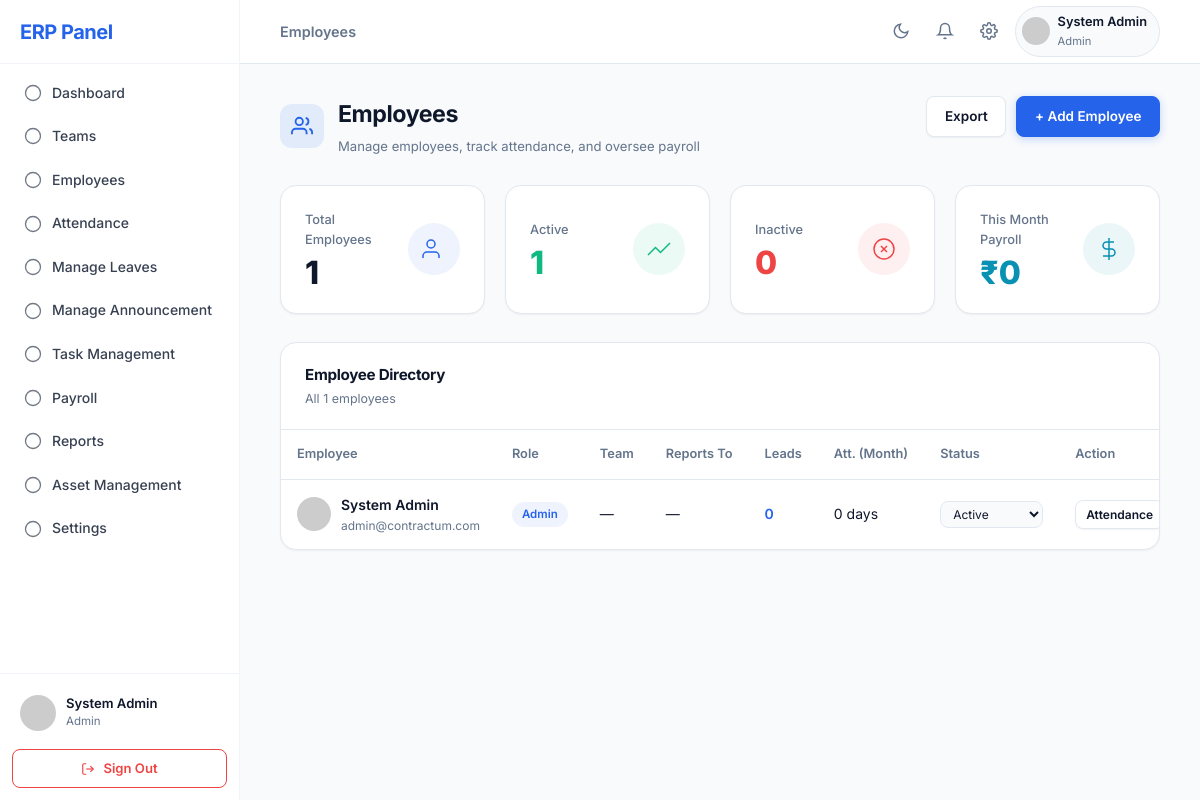
/modules/hr/employees.php (signed in), run on the app's committed database.
### tables this page shows
CREATE TABLE IF NOT EXISTS users (
    id INT AUTO_INCREMENT PRIMARY KEY,
    name VARCHAR(100) NOT NULL,
    email VARCHAR(100) NOT NULL UNIQUE,
    password VARCHAR(255) NOT NULL,
    role_id INT,
    team_id INT,
    manager_id INT,
    department_id INT,
    status ENUM('active', 'inactive', 'suspended') DEFAULT 'active',
    kyc_status ENUM('pending', 'verified', 'rejected') DEFAULT 'pending',
    phone VARCHAR(20) NULL,
    base_salary DECIMAL(15, 2) DEFAULT 0.00,
    wallet_balance DECIMAL(15, 2) DEFAULT 0.00,
    created_at TIMESTAMP DEFAULT CURRENT_TIMESTAMP,
    FOREIGN KEY (role_id) REFERENCES roles(id),
    FOREIGN KEY (team_id) REFERENCES teams(id),
    FOREIGN KEY (department_id) REFERENCES departments(id)
);

CREATE TABLE IF NOT EXISTS roles (
    id INT AUTO_INCREMENT PRIMARY KEY,
    role_name VARCHAR(50) NOT NULL UNIQUE,
    permissions JSON
);

### modules/hr/employees.php (the view, shortened to what this page needs)
<?php
include_once '../../includes/header.php';
$employees = $pdo->query("
    SELECT u.*, r.role_name, t.team_name, m.name as manager_name,
           (SELECT COUNT(*) FROM form_responses WHERE agent_id = u.id) as lead_count,
           (SELECT COUNT(*) FROM attendance WHERE user_id = u.id AND MONTH(attendance_date)=MONTH(NOW())) as att_count
    FROM users u
    LEFT JOIN roles r ON u.role_id = r.id
    LEFT JOIN teams t ON u.team_id = t.id
    LEFT JOIN users m ON u.manager_id = m.id
    ORDER BY u.created_at DESC
")->fetchAll();
$total_active   = $pdo->query("SELECT COUNT(*) FROM users WHERE status='active'")->fetchColumn();
$total_inactive = $pdo->query("SELECT COUNT(*) FROM users WHERE status='inactive'")->fetchColumn();
$total_payroll  = $pdo->query("SELECT SUM(net_payable) FROM payroll WHERE month=MONTH(NOW()) AND year=YEAR(NOW())")->fetchColumn() ?: 0;
?>
<div class="page-header">
    <div class="page-header-left">
        <div class="page-header-icon" style="background:rgba(37,99,235,0.1);color:var(--primary);">
            <svg width="22" height="22" fill="none" stroke="currentColor" stroke-width="2" viewBox="0 0 24 24">
                <path d="M17 21v-2a4 4 0 0 0-4-4H5a4 4 0 0 0-4 4v2"></path><circle cx="9" cy="7" r="4"></circle>
                <path d="M23 21v-2a4 4 0 0 0-3-3.87"></path><path d="M16 3.13a4 4 0 0 1 0 7.75"></path>
            </svg>
        </div>
        <div>
            <h1>Employees</h1>
            <p>Manage employees, track attendance, and oversee payroll</p>
        </div>
    </div>
    <div class="page-header-actions">
        <a href="<?php echo BASE_URL; ?>modules/hr/export.php" class="btn">Export</a>
        <a href="<?php echo BASE_URL; ?>modules/team/users.php" class="btn btn-primary">+ Add Employee</a>
    </div>
</div>
<div class="stats-grid" style="grid-template-columns:repeat(4,1fr);">
    <div class="stat-card glass-card">
        <div class="stat-card-text"><div class="stat-label">Total Employees</div><div class="stat-value"><?php echo count($employees); ?></div></div>
        <div class="stat-card-icon" style="background:rgba(37,99,235,0.08);color:var(--primary);">
            <svg fill="none" stroke="currentColor" stroke-width="1.5" viewBox="0 0 24 24"><path d="M17 21v-2a4 4 0 0 0-4-4H5a4 4 0 0 0-4 4v2"></path><circle cx="9" cy="7" r="4"></circle></svg>
        </div>
    </div>
    <div class="stat-card glass-card">
        <div class="stat-card-text"><div class="stat-label">Active</div><div class="stat-value" style="color:var(--success);"><?php echo $total_active; ?></div></div>
        <div class="stat-card-icon" style="background:rgba(16,185,129,0.08);color:var(--success);">
            <svg fill="none" stroke="currentColor" stroke-width="1.5" viewBox="0 0 24 24"><polyline points="23 6 13.5 15.5 8.5 10.5 1 18"></polyline></svg>
        </div>
    </div>
    <div class="stat-card glass-card">
        <div class="stat-card-text"><div class="stat-label">Inactive</div><div class="stat-value" style="color:var(--danger);"><?php echo $total_inactive; ?></div></div>
        <div class="stat-card-icon" style="background:rgba(239,68,68,0.08);color:var(--danger);">
            <svg fill="none" stroke="currentColor" stroke-width="1.5" viewBox="0 0 24 24"><circle cx="12" cy="12" r="10"></circle><line x1="15" y1="9" x2="9" y2="15"></line><line x1="9" y1="9" x2="15" y2="15"></line></svg>
        </div>
    </div>
    <div class="stat-card glass-card">
        <div class="stat-card-text"><div class="stat-label">This Month Payroll</div><div class="stat-value" style="color:var(--accent);">₹<?php echo number_format($total_payroll,0); ?></div></div>
        <div class="stat-card-icon" style="background:rgba(8,145,178,0.08);color:var(--accent);">
            <svg fill="none" stroke="currentColor" stroke-width="1.5" viewBox="0 0 24 24"><line x1="12" y1="1" x2="12" y2="23"></line><path d="M17 5H9.5a3.5 3.5 0 0 0 0 7h5a3.5 3.5 0 0 1 0 7H6"></path></svg>
        </div>
    </div>
</div>
<div class="glass-card table-card" style="margin-top:1.5rem;">
    <div class="table-header">
        <div>
            <h3 style="font-size:0.95rem;font-weight:700;">Employee Directory</h3>
            <p style="font-size:0.78rem;color:var(--text-muted);margin-top:2px;">All <?php echo count($employees); ?> employees</p>
        </div>
    </div>
    <div class="data-table-container">
        <table>
            <thead>
                <tr><th>Employee</th><th>Role</th><th>Team</th><th>Reports To</th><th>Leads</th><th>Att. (Month)</th><th>Status</th><th>Action</th></tr>
            </thead>
            <tbody>
                <?php foreach ($employees as $emp): ?>
                <tr>
                    <td>
                        <div style="display:flex; align-items:center; gap:10px;">
                            <img src="https://ui-avatars.com/api/?name=<?php echo urlencode($emp['name']); ?>&background=4f46e5&color=fff&size=32" style="width:34px; height:34px; border-radius:50%;">
                            <div>
                                <div style="font-weight:600;"><?php echo htmlspecialchars($emp['name']); ?></div>
                                <div style="font-size:0.75rem; color:var(--text-muted);"><?php echo $emp['email']; ?></div>
                            </div>
                        </div>
                    </td>
                    <td><span class="badge badge-primary"><?php echo $emp['role_name']; ?></span></td>
                    <td style="font-size:0.875rem;"><?php echo $emp['team_name'] ?: '—'; ?></td>
                    <td style="font-size:0.875rem;"><?php echo $emp['manager_name'] ?: '—'; ?></td>
                    <td style="font-weight:600; color:var(--primary);"><?php echo $emp['lead_count']; ?></td>
                    <td><?php echo $emp['att_count']; ?> days</td>
                    <td>
                        <form method="POST" style="display:inline;">
                            <select name="status" onchange="this.form.submit()" class="form-control" style="padding:4px 8px; font-size:0.75rem; width:auto;">
                                <option value="active"   <?php echo $emp['status']==='active'   ?'selected':''; ?>>Active</option>
                            </select>
                        </form>
                    </td>
                    <td>
                        <a href="<?php echo BASE_URL; ?>modules/payroll/attendance.php" class="btn glass-card" style="padding:4px 10px; font-size:0.75rem;">Attendance</a>
                    </td>
                </tr>
                <?php endforeach; ?>
            </tbody>
        </table>
    </div>
    </div>
</div>
<?php include_once '../../includes/footer.php'; ?>

### assets/css/style.css (style rules this page uses)
:root { --primary: #2563eb; --primary-hover: #1d4ed8; --primary-light: rgba(37,99,235,0.08); --bg-main: #f8fafc; --bg-card: #ffffff; --bg-card-hover: #f1f5f9; --bg-sidebar: #ffffff; --bg-sidebar-hover: #f1f5f9; --text-main: #0f172a; --text-muted: #64748b; --text-sidebar: #374151; --border: #e2e8f0; --border-sidebar: #f1f5f9; --accent: #0891b2; --success: #10b981; --warning: #f59e0b; --danger: #ef4444; --orange: #f97316; --purple: #8b5cf6; --shadow-sm: 0 1px 2px 0 rgba(0,0,0,0.05); --shadow-md: 0 4px 6px -1px rgba(0,0,0,0.07), 0 2px 4px -1px rgba(0,0,0,0.04); --shadow-lg: 0 10px 15px -3px rgba(0,0,0,0.08), 0 4px 6px -2px rgba(0,0,0,0.04); --shadow-premium: 0 20px 25px -5px rgba(0,0,0,0.08), 0 10px 10px -5px rgba(0,0,0,0.03); --font-main: 'Inter', -apple-system, BlinkMacSystemFont, "Segoe UI", Roboto, sans-serif; --sidebar-w: 240px; --header-h: 64px; --radius-sm: 8px; --radius-md: 12px; --radius-lg: 16px; }
*, *::before, *::after { margin:0; padding:0; box-sizing:border-box; }
html { font-size: 16px; }
body { background: var(--bg-main); color: var(--text-main); font-family: var(--font-main); line-height: 1.6; overflow-x: hidden; transition: background 0.3s, color 0.3s; }
input, select, textarea { color: var(--text-main) !important; font-family: var(--font-main); }
::placeholder { color: var(--text-muted); opacity: 0.7; }
h1,h2,h3,h4,h5 { font-weight: 700; letter-spacing: -0.02em; }
a { text-decoration: none; color: inherit; transition: all 0.2s ease; }
.glass-card { background: var(--bg-card); border: 1px solid var(--border); border-radius: var(--radius-lg); box-shadow: var(--shadow-sm); transition: box-shadow 0.2s, transform 0.2s, border-color 0.2s; }
.page-header { display: flex; justify-content: space-between; align-items: flex-start; margin-bottom: 1.75rem; }
.page-header-left { display: flex; align-items: center; gap: 14px; }
.page-header-icon { width: 44px; height: 44px; border-radius: var(--radius-md); display: flex; align-items: center; justify-content: center; flex-shrink: 0; }
.page-header h1 { font-size: 1.45rem; margin-bottom: 0.15rem; }
.page-header p { color: var(--text-muted); font-size: 0.82rem; }
.page-header-actions { display: flex; align-items: center; gap: 10px; flex-shrink: 0; }
.stats-grid { display: grid; grid-template-columns: repeat(auto-fit, minmax(200px, 1fr)); gap: 1.25rem; margin-bottom: 1.75rem; }
.stat-card { padding: 1.5rem; display: flex; align-items: center; justify-content: space-between; gap: 1rem; }
.stat-label { font-size: 0.8rem; color: var(--text-muted); font-weight: 500; margin-bottom: 0.4rem; }
.stat-value { font-size: 2rem; font-weight: 800; line-height: 1; }
.stat-card-icon { width: 52px; height: 52px; border-radius: 50%; display: flex; align-items: center; justify-content: center; flex-shrink: 0; }
.stat-card-icon svg { width: 24px; height: 24px; }
.data-table-container { overflow-x: auto; width: 100%; }
table { width: 100%; border-collapse: collapse; }
th { text-align: left; padding: 0.875rem 1rem; color: var(--text-muted); font-weight: 600; font-size: 0.8rem; border-bottom: 1px solid var(--border); white-space: nowrap; }
td { padding: 0.875rem 1rem; border-bottom: 1px solid var(--border); font-size: 0.875rem; }
tr:last-child td { border-bottom: none; }
.table-card { padding: 0; overflow: hidden; }
.table-card .table-header { display: flex; justify-content: space-between; align-items: center; padding: 1.25rem 1.5rem; border-bottom: 1px solid var(--border); }
.btn { display: inline-flex; align-items: center; justify-content: center; gap: 6px; padding: 0.55rem 1.1rem; border-radius: var(--radius-sm); font-weight: 600; font-size: 0.845rem; cursor: pointer; border: 1px solid var(--border); transition: all 0.18s cubic-bezier(0.4,0,0.2,1); background: var(--bg-card); color: var(--text-main); box-shadow: var(--shadow-sm); text-decoration: none; white-space: nowrap; }
.btn-primary { background: var(--primary); color: white !important; border-color: var(--primary); box-shadow: 0 2px 8px rgba(37,99,235,0.25); }
.badge { display: inline-block; padding: 3px 10px; border-radius: 20px; font-size: 0.72rem; font-weight: 600; white-space: nowrap; }
.badge-primary { background: rgba(37,99,235,0.08); color: var(--primary); }
.form-control { width: 100%; padding: 0.65rem 1rem; background: var(--bg-main); border: 1px solid var(--border); border-radius: var(--radius-sm); color: var(--text-main); font-size: 0.875rem; font-family: var(--font-main); transition: border-color 0.2s, box-shadow 0.2s; }

### data on the page
users: name "System Admin", email "admin@contractum.com", role.role_name "Admin", team_name "—", manager_name "—", lead_count "0", att_count "0", status "Active"

### other printed values
$item['label'] "Dashboard"
$item['label'] "Teams"
$item['label'] "Employees"
$item['label'] "Attendance"
$item['label'] "Manage Leaves"
$item['label'] "Manage Announcement"
$item['label'] "Task Management"
$item['label'] "Payroll"
$item['label'] "Reports"
$item['label'] "Asset Management"
$item['label'] "Settings"
$role_name "Admin"
$page_title "Employees"
$user_name "System Admin"
count($employees) "1"
